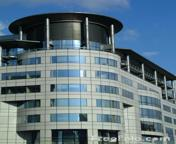
%> input picture Practica 4/texturesimages/buildings/buildings_1.jpg, 176 x 144 px
$ octave --eval "result = getFeatures('texturesimages/buildings/buildings_1.jpg');"   (GNU Octave 9; MATLAB toolbox functions it lacks are replaced by stand-ins)
%> lines starting %> are read from the running program, lines starting %| are printed output that depends on the picture
### Practica 4/makeLMfilters.m
function F=makeLMfilters
% Returns the LML filter bank of size 49x49x48 in F. To convolve an
% image I with the filter bank you can either use the matlab function
% conv2, i.e. responses(:,:,i)=conv2(I,F(:,:,i),'valid'), or use the
% Fourier transform.

  SUP=49;                 % Support of the largest filter (must be odd)
  SCALEX=sqrt(2).^[1:3];  % Sigma_{x} for the oriented filters
  NORIENT=6;              % Number of orientations

  NROTINV=12;
  NBAR=length(SCALEX)*NORIENT;
  NEDGE=length(SCALEX)*NORIENT;
  NF=NBAR+NEDGE+NROTINV;
  F=zeros(SUP,SUP,NF);
  hsup=(SUP-1)/2;
  [x,y]=meshgrid([-hsup:hsup],[hsup:-1:-hsup]);
  orgpts=[x(:) y(:)]';

  count=1;
  for scale=1:length(SCALEX),
    for orient=0:NORIENT-1,
      angle=pi*orient/NORIENT;  % Not 2pi as filters have symmetry
      c=cos(angle);s=sin(angle);
      rotpts=[c -s;s c]*orgpts;
      F(:,:,count)=makefilter(SCALEX(scale),0,1,rotpts,SUP);
      F(:,:,count+NEDGE)=makefilter(SCALEX(scale),0,2,rotpts,SUP);
      count=count+1;
    end;
  end;

  count=NBAR+NEDGE+1;
  SCALES=sqrt(2).^[1:4];
  for i=1:length(SCALES),
    F(:,:,count)=normalise(fspecial('gaussian',SUP,SCALES(i)));
    F(:,:,count+1)=normalise(fspecial('log',SUP,SCALES(i)));
    F(:,:,count+2)=normalise(fspecial('log',SUP,3*SCALES(i)));
    count=count+3;
  end;
return

% [19 lines left out: functions makefilter, gauss1d, not called in this run]

function f=normalise(f), f=f-mean(f(:)); f=f/sum(abs(f(:))); return

### Practica 4/getFeatures.m
function [ textureDescriptor ] = getFeatures( image )
%> called with image = 'texturesimages/buildings/buildings_1.jpg'
    im = imread(image);
%> im is the input picture: size 144x176x3 uint8; mean R, G, B 96.7, 118, 129.9
    grayIm = rgb2gray(im);
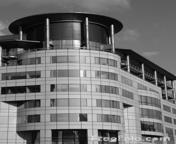
%> grayIm: size 144x176 uint8; min 0, max 249, mean 113
    F = makeLMfilters();
    textureDescriptor = size(F,3);
    for i=1:size(F,3);
        im_2 = conv2(single(grayIm), single(F(:,:,i)), 'same');
        textureDescriptor(1,i) = mean(mean(im_2));
        %subplot(8,6,i),imagesc(im_2);
    end
%> this loop made 48 passes
%> pass 1, in getFeatures, `im_2 = conv2(single(grayIm), single(F(:,:,i)), 'same');`:
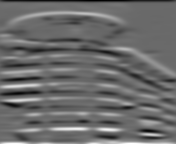
%> im_2: size 144x176 single; min -64.91, max 89.59, mean 0; drawn with min black and max white
%> pass 2, in getFeatures, `im_2 = conv2(single(grayIm), single(F(:,:,i)), 'same');`:
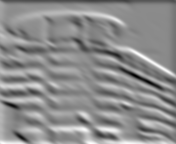
%> im_2: size 144x176 single; min -62.1, max 50.42, mean -0.1; drawn with min black and max white
%> pass 3, in getFeatures, `im_2 = conv2(single(grayIm), single(F(:,:,i)), 'same');`:
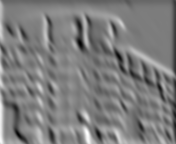
%> im_2: size 144x176 single; min -51.2, max 52.36, mean -0.1; drawn with min black and max white
%> after the loop, textureDescriptor = 48 values, max 7.46 at index 37, min -6.49 at index 48, mean -0.312
%> `result = getFeatures('texturesimages/buildings/buildings_1.jpg');`: result has the same summary as textureDescriptor in getFeatures
end

$ run again, on Practica 4/texturesimages/buildings/buildings_12.jpg
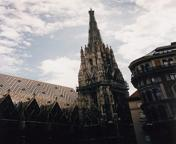
%> input picture Practica 4/texturesimages/buildings/buildings_12.jpg, 176 x 144 px
%> in getFeatures, im is the input picture: size 144x176x3 uint8; mean R, G, B 123.1, 119.7, 119.7
%> the loop in getFeatures, `for i=1:size(F,3);` made 48 passes
%> pass 1, in getFeatures, `im_2 = conv2(single(grayIm), single(F(:,:,i)), 'same');`:
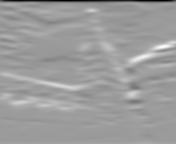
%> im_2: size 144x176 single; min -117.5, max 76.07, mean 1.3; drawn with min black and max white
%> pass 3, in getFeatures, `im_2 = conv2(single(grayIm), single(F(:,:,i)), 'same');`:
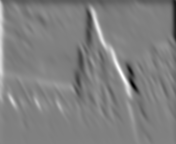
%> im_2: size 144x176 single; min -80.84, max 80.39, mean 0.5; drawn with min black and max white
%> after the loop in getFeatures, `for i=1:size(F,3);`: textureDescriptor = 48 values, max 8.04 at index 37, min -7.23 at index 48, mean -0.236
%> result has the same summary as textureDescriptor in getFeatures
